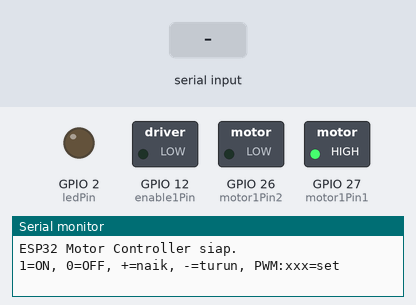
This sketch was run on a simulated ESP32. On the bench: switched loads named in the sketch (green lamp = pin HIGH), output pins drawn as LEDs (lit = HIGH), the last lines printed to the serial monitor. The test bench sets the inputs (shaded band).

Above: at 1.2 s.
1.3 s: "1\n" received over Serial
At 2.5 s:
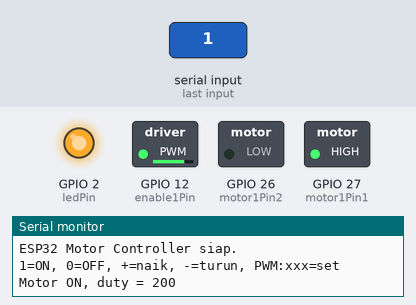
2.8 s: "-\n" received over Serial
At 3.8 s:
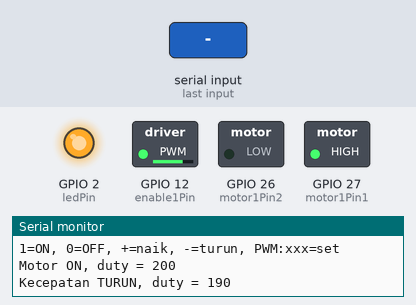
4.3 s: "PWM:90\n" received over Serial
At 5.0 s:
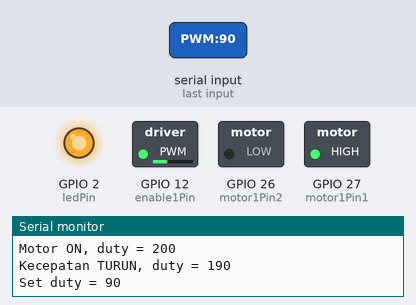
5.8 s: "0\n" received over Serial
At 6.1 s:
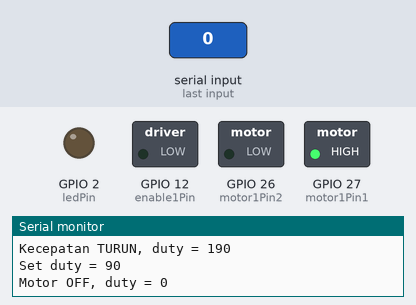
7.3 s: "+\n" received over Serial
At 8.4 s:
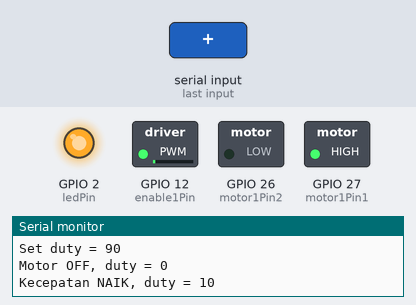
Timing chart, 0 to 9.8 s (numbered marks = the images above; inputs shaded):
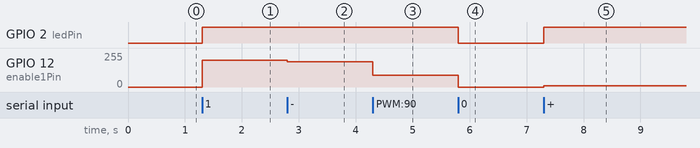

Measured:
- after the input at 1.3 s, GPIO 2 (ledPin): LOW → HIGH at once; GPIO 12 (enable1Pin): 0/255 → 199/255 at once
- after the input at 2.8 s, GPIO 12 (enable1Pin): 199/255 → 189/255 at once
- after the input at 4.3 s, GPIO 12 (enable1Pin): 189/255 → 90/255 at once
- after the input at 5.8 s, GPIO 2 (ledPin): HIGH → LOW at once; GPIO 12 (enable1Pin): 90/255 → 0/255 at once
- after the input at 7.3 s, GPIO 2 (ledPin): LOW → HIGH at once; GPIO 12 (enable1Pin): 0/255 → 10/255 at once

The sketch:

coba_naik_turun.ino
```cpp
 // ============================================================
 // Kontrol Motor DC + LED dengan PWM via Serial
 // ESP32 Arduino Core 3.3.12
 //
 // Perintah Serial Monitor:
 // '1'       -> Motor ON
 // '0'       -> Motor OFF
 // '+'       -> Naikkan kecepatan (+10)
 // '-'       -> Turunkan kecepatan (-10)
 // 'PWM:xxx' -> Atur PWM langsung (0-255)
 // ============================================================

const int ledPin = 2;

const int motor1Pin1 = 27;
const int motor1Pin2 = 26;
const int enable1Pin = 12;

// Pengaturan PWM ESP32 Core 3.x
const int freq = 30000;
const int resolution = 8;

int dutyCycle = 200;
const int DUTY_STEP = 10;
const int DUTY_MIN = 0;
const int DUTY_MAX = 255;

String inputString = "";

void setup() {
  Serial.begin(115200);

  pinMode(ledPin, OUTPUT);
  pinMode(motor1Pin1, OUTPUT);
  pinMode(motor1Pin2, OUTPUT);

  // Konfigurasi PWM untuk ESP32 Core 3.3.12
  if (!ledcAttach(enable1Pin, freq, resolution)) {
    Serial.println("Gagal mengatur PWM!");
    while (true) {
      delay(1000);
    }
  }

  // Atur arah motor dan pastikan motor mati
  digitalWrite(motor1Pin1, HIGH);
  digitalWrite(motor1Pin2, LOW);

  ledcWrite(enable1Pin, 0);
  digitalWrite(ledPin, LOW);

  Serial.println("ESP32 Motor Controller siap.");
  Serial.println("1=ON, 0=OFF, +=naik, -=turun, PWM:xxx=set");
}

void applyMotor() {
  // Arah putaran motor
  digitalWrite(motor1Pin1, HIGH);
  digitalWrite(motor1Pin2, LOW);

  // Atur PWM berdasarkan pin pada Core 3.x
  ledcWrite(enable1Pin, dutyCycle);

  // LED indikator
  digitalWrite(ledPin, dutyCycle > 0 ? HIGH : LOW);
}

void MotorOn() {
  if (dutyCycle == 0) {
    dutyCycle = 200;
  }

  applyMotor();

  Serial.print("Motor ON, duty = ");
  Serial.println(dutyCycle);
}

void MotorOff() {
  dutyCycle = 0;
  applyMotor();

  Serial.println("Motor OFF, duty = 0");
}

void naikkanKecepatan() {
  dutyCycle += DUTY_STEP;
  dutyCycle = constrain(dutyCycle, DUTY_MIN, DUTY_MAX);

  applyMotor();

  Serial.print("Kecepatan NAIK, duty = ");
  Serial.println(dutyCycle);
}

void turunkanKecepatan() {
  dutyCycle -= DUTY_STEP;
  dutyCycle = constrain(dutyCycle, DUTY_MIN, DUTY_MAX);

  applyMotor();

  Serial.print("Kecepatan TURUN, duty = ");
  Serial.println(dutyCycle);
}

void setDuty(int val) {
  dutyCycle = constrain(val, DUTY_MIN, DUTY_MAX);

  applyMotor();

  Serial.print("Set duty = ");
  Serial.println(dutyCycle);
}

void loop() {
  while (Serial.available() > 0) {
    char c = Serial.read();

    if (c == '\n' || c == '\r') {
      inputString.trim();

      if (inputString.startsWith("PWM:")) {
        String angka = inputString.substring(4);

        // Pastikan nilai PWM berupa angka
        bool valid = angka.length() > 0;

        for (unsigned int i = 0; i < angka.length(); i++) {
          if (!isDigit(angka[i])) {
            valid = false;
            break;
          }
        }

        if (valid) {
          setDuty(angka.toInt());
        } else {
          Serial.println("Format salah. Contoh: PWM:150");
        }
      }
      else if (inputString.length() > 0) {
        char cmd = inputString.charAt(0);

        if (cmd == '1') {
          MotorOn();
        }
        else if (cmd == '0') {
          MotorOff();
        }
        else if (cmd == '+') {
          naikkanKecepatan();
        }
        else if (cmd == '-') {
          turunkanKecepatan();
        }
        else {
          Serial.print("Perintah tidak dikenal: ");
          Serial.println(inputString);
        }
      }

      inputString = "";
    }
    else {
      inputString += c;
    }
  }
}
```
